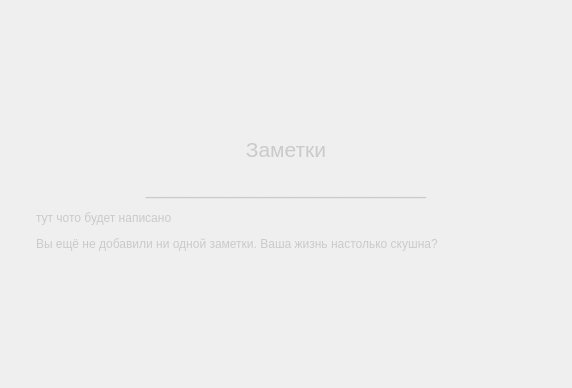
<?xml version="1.0" encoding="UTF-8"?>
<ui version="4.0">
 <class>Home</class>
 <widget class="QWidget" name="Home">
  <property name="geometry">
   <rect>
    <x>0</x>
    <y>0</y>
    <width>572</width>
    <height>388</height>
   </rect>
  </property>
  <property name="windowTitle">
   <string>Form</string>
  </property>
  <layout class="QGridLayout" name="gridLayout">
   <item row="0" column="0">
    <widget class="QLabel" name="label">
     <property name="minimumSize">
      <size>
       <width>0</width>
       <height>0</height>
      </size>
     </property>
     <property name="maximumSize">
      <size>
       <width>500</width>
       <height>250</height>
      </size>
     </property>
     <property name="styleSheet">
      <string notr="true">color: rgb(202, 202, 202);</string>
     </property>
     <property name="text">
      <string>&lt;html&gt;&lt;head/&gt;&lt;body&gt;&lt;p align=&quot;center&quot;&gt;&lt;span style=&quot; font-size:16pt;&quot;&gt;Заметки&lt;/span&gt;&lt;/p&gt;&lt;p align=&quot;center&quot;&gt;&lt;span style=&quot; font-size:16pt;&quot;&gt;________________________&lt;/span&gt;&lt;/p&gt;&lt;p&gt;тут чото будет написано&lt;/p&gt;&lt;p&gt;Вы ещё не добавили ни одной заметки. Ваша жизнь настолько скушна?&lt;/p&gt;&lt;/body&gt;&lt;/html&gt;</string>
     </property>
    </widget>
   </item>
  </layout>
 </widget>
 <resources/>
 <connections/>
</ui>
